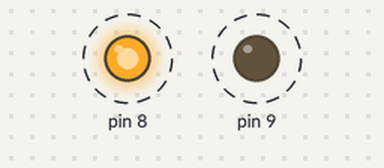
A sketch run on a simulated Arduino Uno, built with avr-gcc and run on an emulated ATmega328P. On the bench: output pins drawn as LEDs (lit = HIGH). Dashed ring = blinking.

Above: at 0.5 s.
Timing chart, 0 to 4.7 s (numbered marks = the images above):
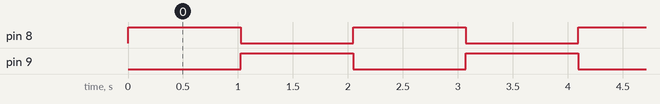

Measured:
- by itself, pin 8, pin 9: alternates HIGH for 1.0 s and LOW for 1.0 s

The sketch:

2.4_328_Test.ino
```cpp
// PROJECT   : PB0-1 Bicolour Blink
// PURPOSE   : Demonstrate that the 328p Works
// COURSE    : ICS3U
// AUTHOR    : G. Davidge
// DATE      : 2023 02 26
// MCU       : 328P
// STATUS    : Working
// REFERENCE : http://darcy.rsgc.on.ca/ACES/TEI3M/2223/Tasks.html#datalogger
#define GREEN        (1 << PB0) | (0 << PB1)
#define RED          (0 << PB0) | (1 << PB1)

void setup() {
  DDRB = GREEN | RED;                              //output
  PORTB = GREEN;                                   //green

  cli();
  MCUSR &= ~(1 << WDRF);                            //disable reset
  WDTCSR |= (1 << WDE) | (1 << WDCE);               //enable change, disable reset
  WDTCSR = (1 << WDIE) | (1 << WDP2) | (1 << WDP1); //1s period
  TIMSK0 = 0;                                       //disable timer0
  sei();
}


void loop() {
}

ISR (WDT_vect) {
  PINB = GREEN | RED;                               //toggle
}
```
